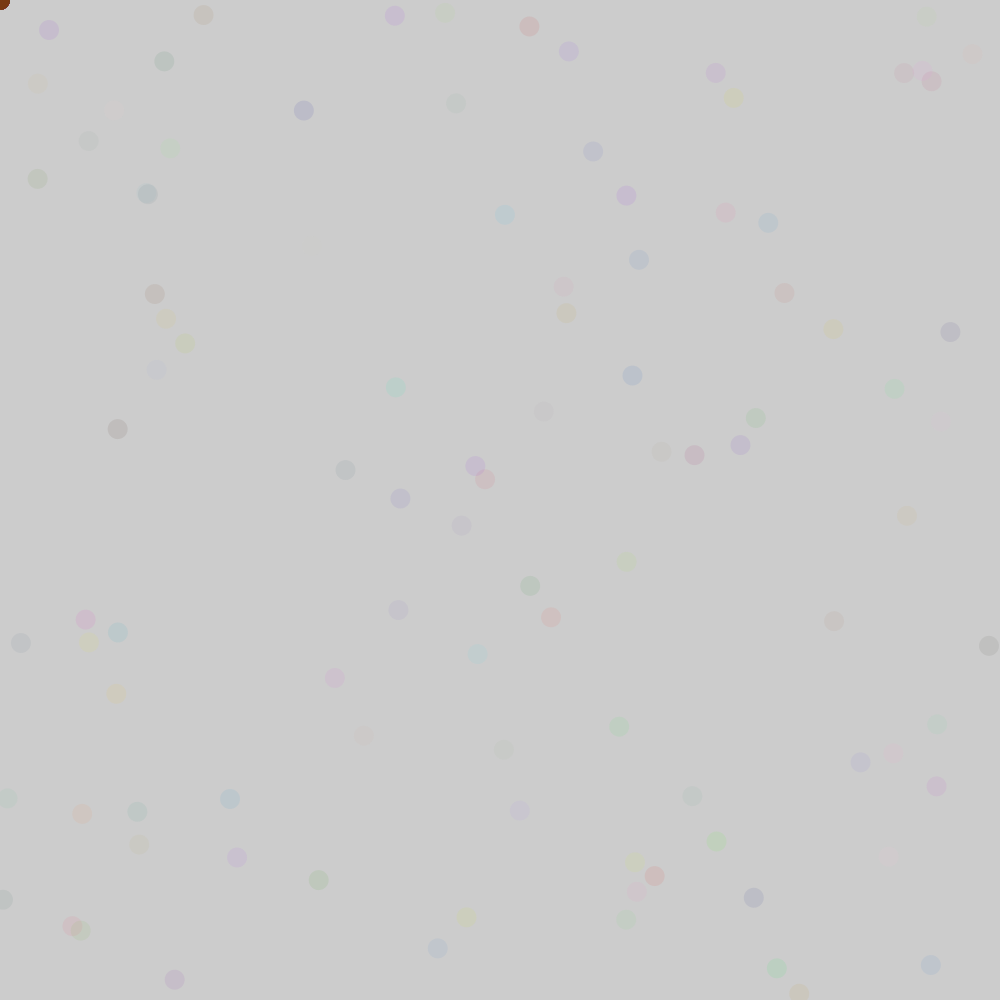
Frame 1 (no input)
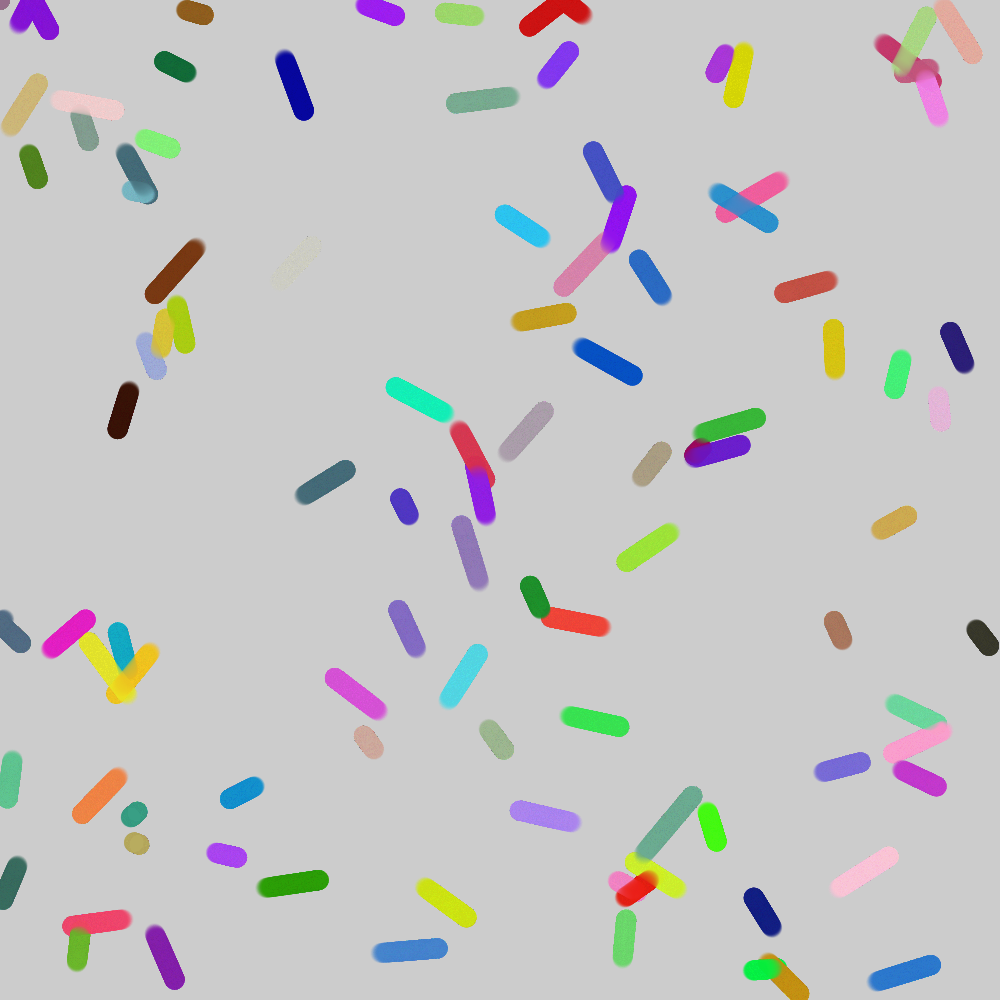
Frame 60 (the mouse pressed at the canvas centre just before this capture)
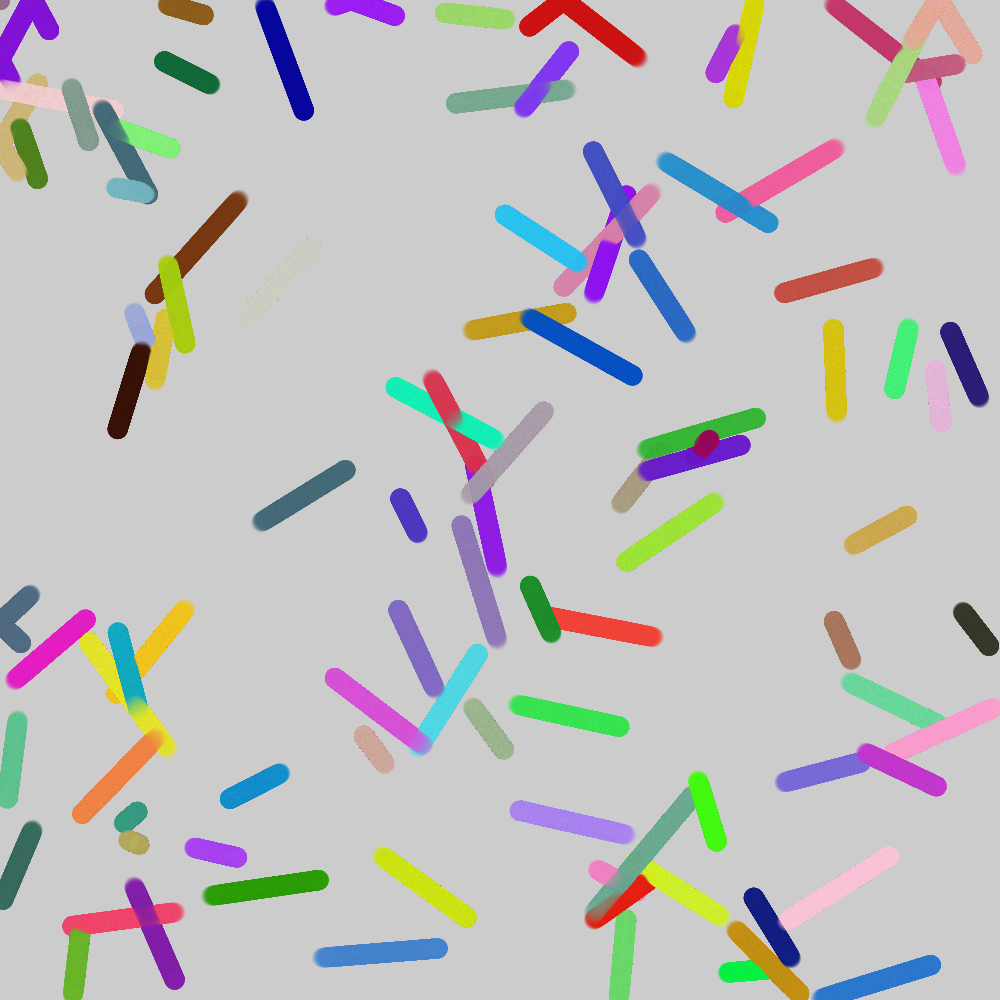
Frame 120 (the mouse held since frame 60 and released just before this capture)

The Processing sketch that drew these frames (run headless with seeded random() and noise(); from frame 60 on, the mouse is pressed at the canvas centre):

// Processing sketch: Star_Swarm_Simulation
// ── Star_Swarm_Simulation.pde
//Global scope variables

//Declaring an array og type Star
Star[] stars;

//Declaring and initiazling vaiable of data type int, to be used for amount of stars i want
int amountOfStars = 100;




void setup() {
  //Sets the size of the canvas
  size(1000, 1000);

  //Initializing the array stars
  stars = new Star[amountOfStars];

  //A for loop to fill the index with Star() object
  for (int i = 0; i < stars.length; i++) {
    stars[i]  = new Star();
  }
}



void draw() {
  //Background
  noStroke();
  fill(0, 0, 0, 0);
  rect(width, height, 10, 10);


  //Foor loop
  for (int i = 0; i < stars.length; i++) {
    stars[i].updatePosition();
    stars[i].starBounce();
    stars[i].display();
  }
}

// ── Star.pde
class Star {

  //Class variables

  //Declaring star x and y current position variable of data type float
  float currentXPos;
  float currentYPos;

  //Declaring x and y speed variable og data type float
  float xSpeed;
  float ySpeed;

  //Declaring an x and y position array of integers, and initializing and setting the size of the array to 50
  float[] previousXPos = new float[50];
  float[] previousYPos = new float[50];
  
  float r = random(0,255);
  float g = random(0,255);
  float b = random(0,255);


  //Class constructor
  Star() {
    //Randomizses the position of x and y
    this.currentXPos = random(0, 1000);
    this.currentYPos = random(0, 1000);
    //Gives random speed, will be used for movement later
    this.xSpeed = random(-1, 1);
    this.ySpeed = random(-1, 1);
    //Puts the current position of x and y at index 0 of the array
    previousXPos[0] = currentXPos;
    previousYPos[0] = currentYPos;
    
  }



  //Method to update stars position, so it gives it movement
  void updatePosition() {

    //For movemnt
    currentXPos += xSpeed;
    currentYPos += ySpeed;
    //For loop, to loop through the entire array, expet the last one
    for (int i = 0; i < previousXPos.length - 1; i++) {
      //Shifts all the old positions in the rail on step forward
      previousXPos[i] = previousXPos[i + 1];
      previousYPos[i] = previousYPos[i + 1];
    }

    //Puts the new current of x and y into the last index of the array
    previousXPos[previousXPos.length - 1] = currentXPos;
    previousYPos[previousYPos.length - 1] = currentYPos;
  }


  //Method to bounce stars if they hit any edge of the canvas
  void starBounce() {
    //Checks if the current position of x is greater than width or less than 0, if it is, it bounces the other way
    if ((currentXPos >= width) || (currentXPos <= 0)) {
      xSpeed *= - 1;
    }
    //Checks if the current position of y is greater than height or less than 0, if it is, it bounces the other way
    if ((currentYPos >= height) || (currentYPos <= 0)) {
      ySpeed *= -1;
    }
  }


  //Displays trails and styar
  void display() {
    //Loops through the array and draws ellipse based on the previous position
    for (int i = 0; i < previousXPos.length; i++) {
      fill(r, g, b, 20);
      ellipse(previousXPos[i], previousYPos[i], 20, 20);
    }
  }
  
  
}
